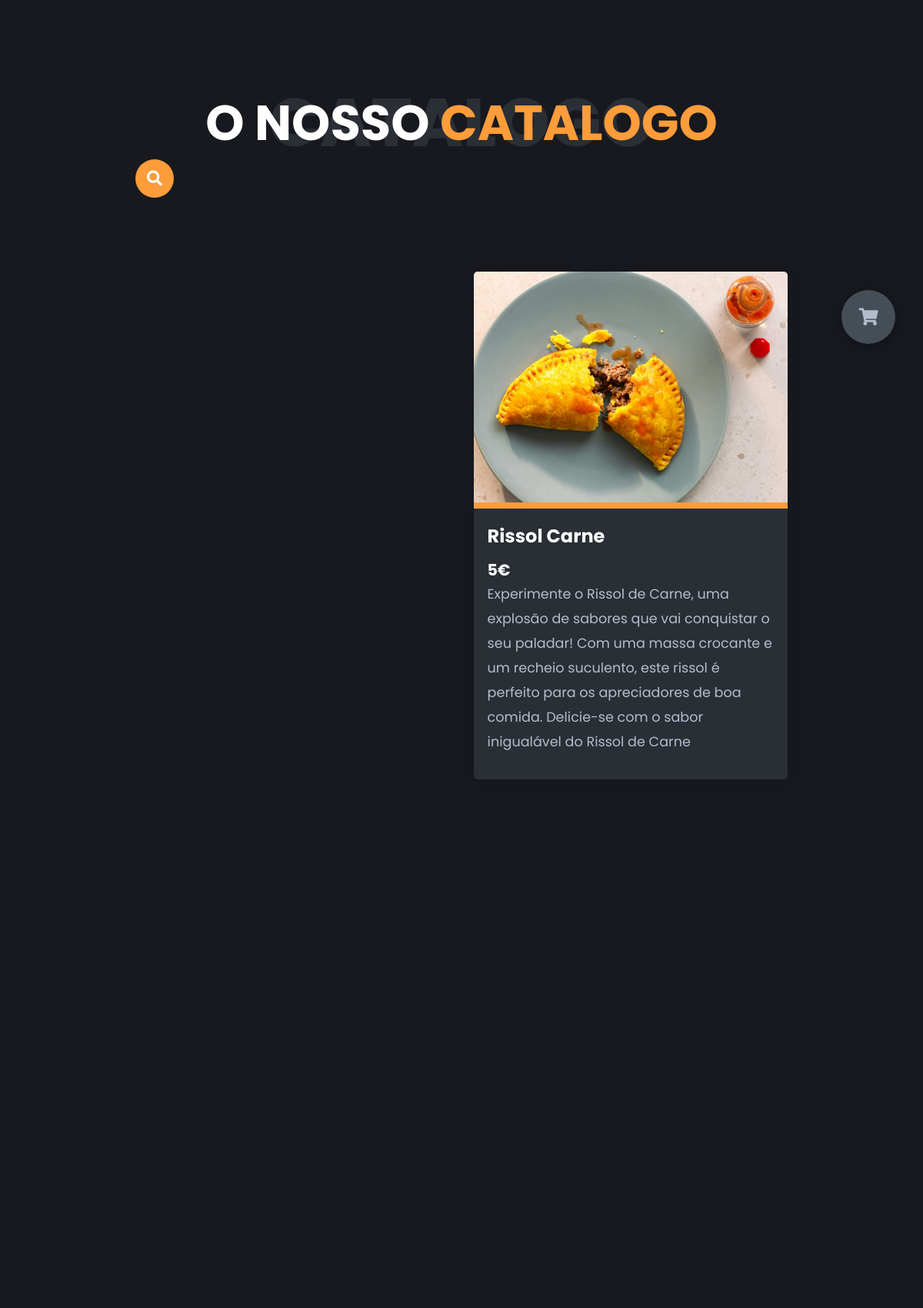
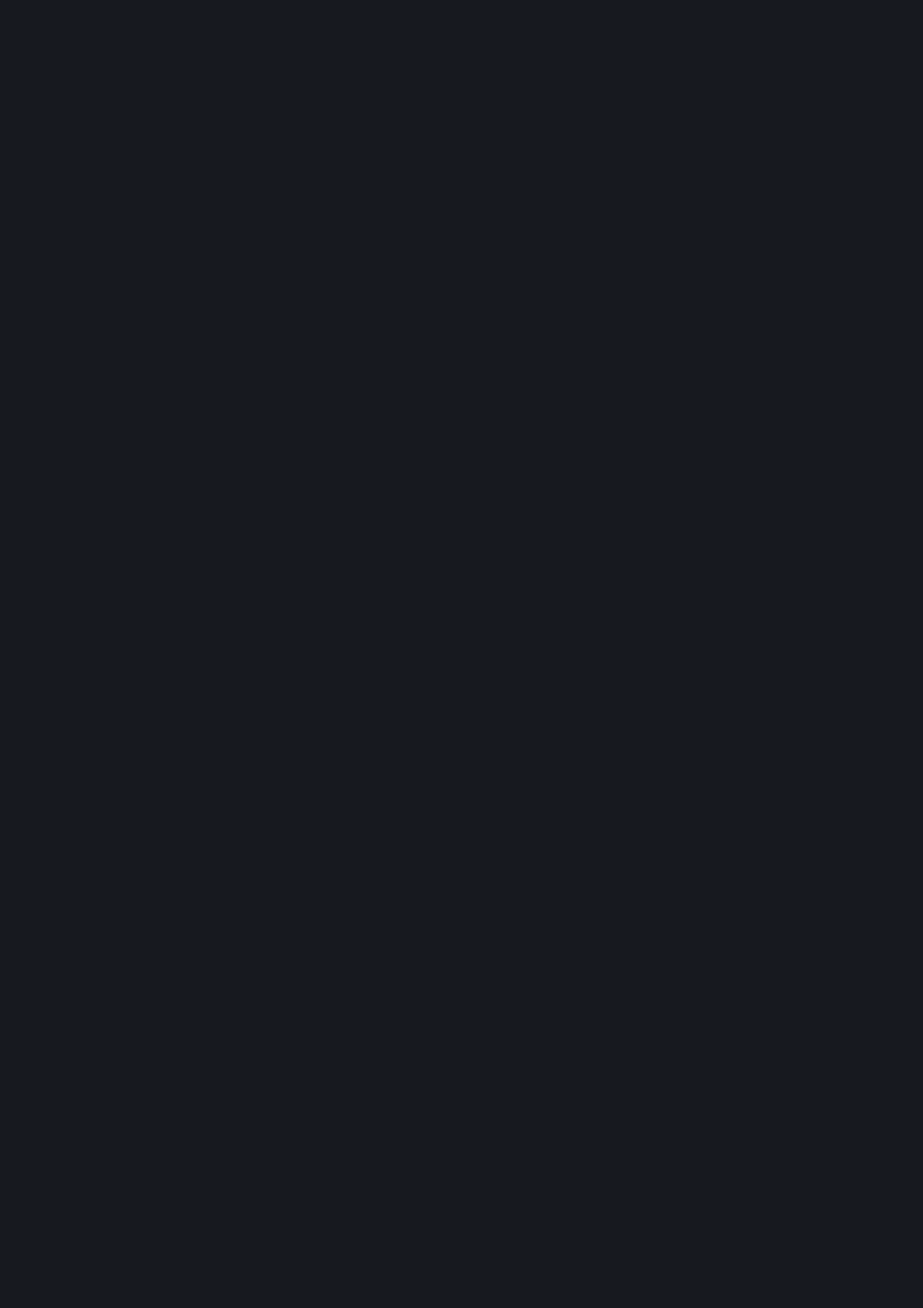
The app's page /php/catalogo.php (upper part) with its own data (2 pictures, top to bottom).
### tables this page shows
CREATE TABLE Produtos (
    id_produto INTEGER PRIMARY KEY AUTOINCREMENT,
    nome_produto VARCHAR(45) NOT NULL,
    preco DECIMAL(10,2) NOT NULL,
    desc VARCHAR(300) DEFAULT 'Rissois mesmo Bons',
    caminho_imagem VARCHAR(100),
    ativo INTEGER DEFAULT 1
);

### includes/catalogo_inc.php (called while the page is built)
<?php
include('../includes/conn.php');
$result = $db->query('SELECT * FROM Produtos');
$catalogos = array();
while ($row = $result->fetchArray(SQLITE3_ASSOC)) {
    $catalogos[] = array($row['caminho_imagem'], $row['nome_produto'], $row['desc'], $row['preco']);
}

### php/catalogo.php (the view, shortened to what this page needs)
<!DOCTYPE html>
<html lang="en">
<head>
  <link rel="stylesheet" href="../styles/style.css" />
  <link rel="stylesheet" href="https://cdnjs.cloudflare.com/ajax/libs/font-awesome/5.15.4/css/all.min.css" />
  <link rel="stylesheet" href="https://cdnjs.cloudflare.com/ajax/libs/toastr.js/latest/toastr.min.css">
  <link rel="stylesheet" href="https://cdnjs.cloudflare.com/ajax/libs/fancybox/3.5.7/jquery.fancybox.min.css" />
  <link rel="stylesheet" href="https://cdn.jsdelivr.net/npm/sweetalert2@11.0.20/dist/sweetalert2.min.css">
</head>
<body class="main-content">
  <main>
    <section class="container active" id="catalogo">
      <div class="catalogos-content">
        <div class="main-title">
          <h2>O nosso <span>Catalogo</span><span class="bg-text">Catalogo</span></h2>
        </div>
        <div class="search-options">
          <div class="search-box">
            <form method="GET" action="catalogo.php">
              <button type="submit" class="btn-search"><i class="fas fa-search"></i></button>
              <input type="text" name="search" class="input-search" placeholder="Procure alguma coisa..." />
            </form>
          </div>
        </div>
        <div class="catalogos ">
          <?php
          include('../includes/catalogo_inc.php');
          $searchTerm = isset($_GET['search']) ? $_GET['search'] : '';
          foreach ($catalogos as $catalogo) {
            if (empty($searchTerm) || stripos($catalogo[1], $searchTerm) !== false) {
          ?>
              <div class="catalogo hidden">
                <a href="<?php echo $catalogo[0]; ?>" class="fancybox" data-caption="<?php echo $catalogo[2]; ?>">
                  <img src="<?php echo $catalogo[0]; ?>" alt="" />
                </a>
                <div class="catalogo-text">
                  <h4><?php echo $catalogo[1]; ?> </h4>
                  <h3><?php echo $catalogo[3] ?>€</h3>
                  <p><?php echo $catalogo[2]; ?></p>
                </div>
              </div>
          <?php
            }
          }
          ?>
        </div>
      </div>
    </section>
  </main>
  <div class="cart-btn" id="cart-icon">
    <i class="fas fa-shopping-cart"> </i>
  </div>
</body>
</html>

### styles/style.css (style rules this page uses)
* { margin: 0; padding: 0; box-sizing: border-box; list-style: none; scroll-behavior: smooth; }
:root { --color-primary: #17191f; --color-secondary: #fd9c3a; --color-white: #ffff; --color-black: #000; --color-grey0: #f8f8f8; --color-grey-1: #dbe1e8; --color-grey-2: #b2becd; --color-grey-3: #6c7983; --color-grey-4: #454e56; --color-grey-5: #2a2e35; --color-grey-6: #12181b; --br-sm-2: 14px; --box-shadow-1: 0 5px 15px rgba(0, 0, 0, 0.2); }
body { background-color: var(--color-primary); font-family: "Poppins", sans-serif; font-size: 1.1rem; color: var(--color-white); transition: all 0.4s ease-in-out; }
a { display: inline-block; text-decoration: none; color: inherit; font-family: inherit; }
section { min-height: 100vh; width: 100%; position: absolute; left: 0; top: 0; padding: 3rem 18rem; }
.container { display: none; transform: translateY(-100%) scale(0); transition: all 0.4s ease-in-out; background-color: var(--color-primary); }
.active { display: block; animation: appear 0.8s ease-in-out; transform: translateY(0) scaleY(1); }
.catalogos { display: grid; grid-template-columns: repeat(3, 1fr); grid-gap: 2rem; margin-top: 3rem; }
.catalogos .catalogo { position: relative; background-color: var(--color-grey-5); border-radius: 5px; box-shadow: 1px 1px 20px rgba(0, 0, 0, 0.1); transition: all 0.4s ease-in-out; }
.catalogos .catalogo img { width: 100%; height: 300px; -o-object-fit: cover !important; object-fit: cover !important; border-top-left-radius: 5px; border-top-right-radius: 5px; transition: all 0.4s ease-in-out; }
.catalogos .catalogo .catalogo-text { margin-top: -7px; padding: 1.1rem; border-top: 8px solid var(--color-secondary); }
.catalogos .catalogo .catalogo-text h4 { font-size: 1.5rem; margin-bottom: 0.7rem; transition: all 0.4s ease-in-out; cursor: pointer; }
.catalogos .catalogo .catalogo-text p { color: var(--color-grey-2); line-height: 2rem; padding-bottom: 1rem; }
.search-options { display: flex; gap: 2rem; }
.search-box { width: -moz-fit-content; width: fit-content; height: -moz-fit-content; height: fit-content; position: relative; }
.input-search { height: 50px; width: 50px; border-style: none; padding: 10px; font-size: 18px; letter-spacing: 2px; outline: none; border-radius: 25px; font-family: inherit; transition: all 0.5s ease-in-out; background-color: var(--color-secondary); padding-right: 40px; color: #fff; }
.input-search::placeholder { color: rgba(255, 255, 255, 0.5); font-size: 18px; font-weight: 100; }
.btn-search { width: 50px; height: 50px; border-style: none; font-size: 20px; font-weight: bold; outline: none; cursor: pointer; border-radius: 50%; position: absolute; right: 0px; color: #ffffff; background-color: transparent; pointer-events: painted; }
input, button { border: none; outline: none; border-radius: 30px; font-size: 1.1em; }
input { width: 100%; background: #e6e6e6; color: var(--color-grey-3); letter-spacing: 0.5px; padding: 14px 64px; }
.main-title { text-align: center; }
.main-title h2 { position: relative; text-transform: uppercase; font-size: 4rem; font-weight: 700; }
.main-title h2 span { color: var(--color-secondary); }
.main-title h2 .bg-text { position: absolute; top: 50%; left: 50%; color: var(--color-grey-5); transition: all 0.4s ease-in-out; z-index: -1; transform: translate(-50%, -50%); font-weight: 800; font-size: 6.3rem; }
.cart-btn { top: 5%; right: 3%; width: 70px; height: 70px; border-radius: 50%; background-color: var(--color-grey-4); cursor: pointer; position: fixed; display: flex; justify-content: center; align-items: center; z-index: 0; box-shadow: 0 3px 15px rgba(0, 0, 0, 0.3); transition: all 0.1s ease-in-out; }
.cart-btn i { font-size: 1.4rem; color: var(--color-grey-2); pointer-events: none; }
.hidden { opacity: 0; filter: blur(2px); transform: translateX(-100%); transition: opacity 1s ease-in-out, filter 1s ease-in-out, transform 1s ease-in-out; }
.show { opacity: 1; filter: blur(0); transform: translateX(0); }
@media screen and (max-width: 1432px) { .container { padding: 7rem 11rem; } }
@media screen and (max-width: 1432px) { .main-title h2 .bg-text { font-size: 5.5rem; } }
@media screen and (max-width: 1250px) { .catalogos { grid-template-columns: repeat(2, 1fr); margin-top: 6rem; } }

### records on screen
produtos: caminho_imagem (picture), nome_produto "Rissol Carne", preco "5", desc "Experimente o Rissol de Carne, uma explosão de sabores que vai conquistar o seu paladar! Com uma massa crocante e um recheio suculento, este rissol é perfeito para os apreciadores de boa comida. Delicie-se com o sabor inigualável do Rissol de Carne"
